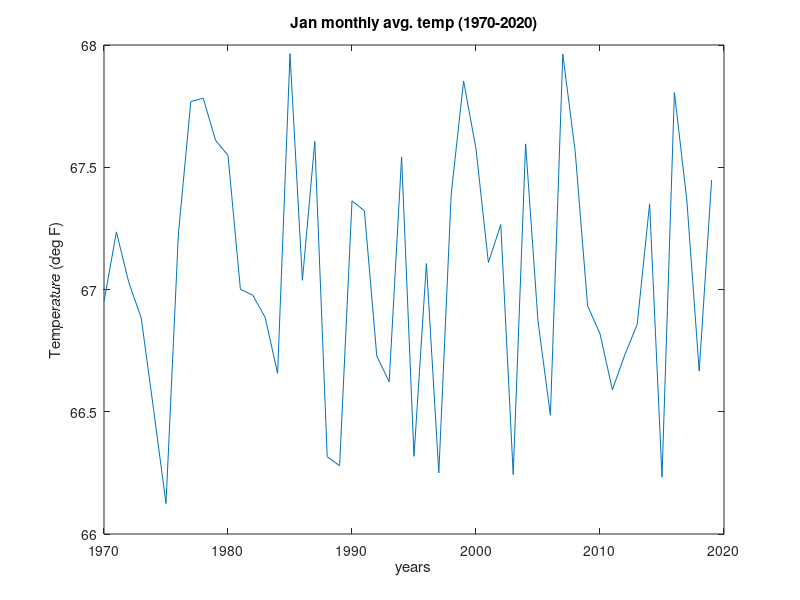
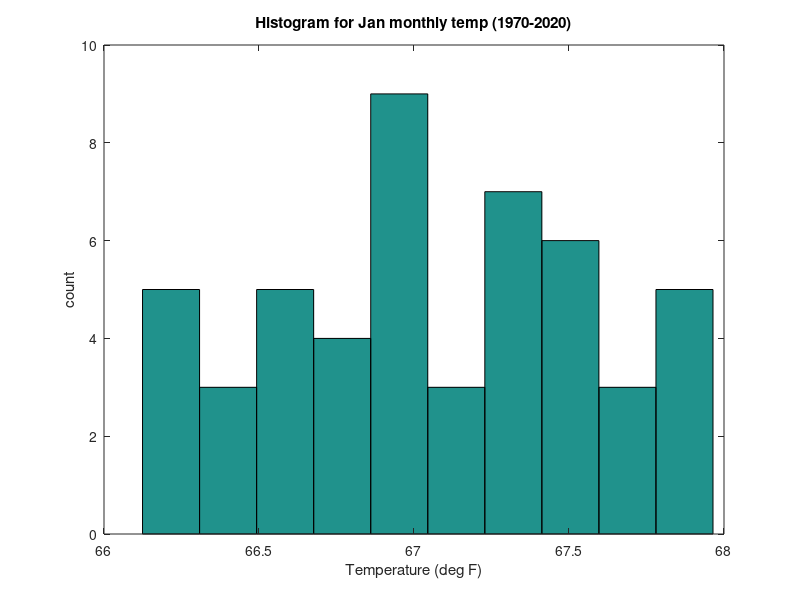

These figures' MATLAB source, in order:
% Single line comment

% Mutiple line comment

%{
We plot the time series of a synthetic data generated and
the histogram to see the distribution of monthly temperatures 
for the month of January for the Disneyland
%}

%% Section 1
% importing data (avg. monthly temperatures from 1970 to 2020 for all months)
yrs= 1970:2019;
dat= 66+ 2 .*rand(50,12);

%% Section 2
% Plotting avg. monthly temperatures across years (1970- 2020)

figure(1);
plot(yrs, dat(:,1));
ylabel("Temperature (deg F)");
xlabel("years")
title("Jan monthly avg. temp (1970-2020)")

%% Section 3
%{
Plotting histogram for the month of January to view the distribution of temp.
%}

figure(2);
hist(dat(:,1));
ylabel("count")
xlabel("Temperature (deg F)");
title("Histogram for Jan monthly temp (1970-2020)");
%%
%{
Publish: 
https://www.mathworks.com/help/matlab/matlab_prog/publishing-matlab-code.html

Unusal blank spaces: 
https://www.mathworks.com/matlabcentral/answers/880303-how-can-i-remove-blank-spaces-in-generated-pdf-using-publish-command
%}